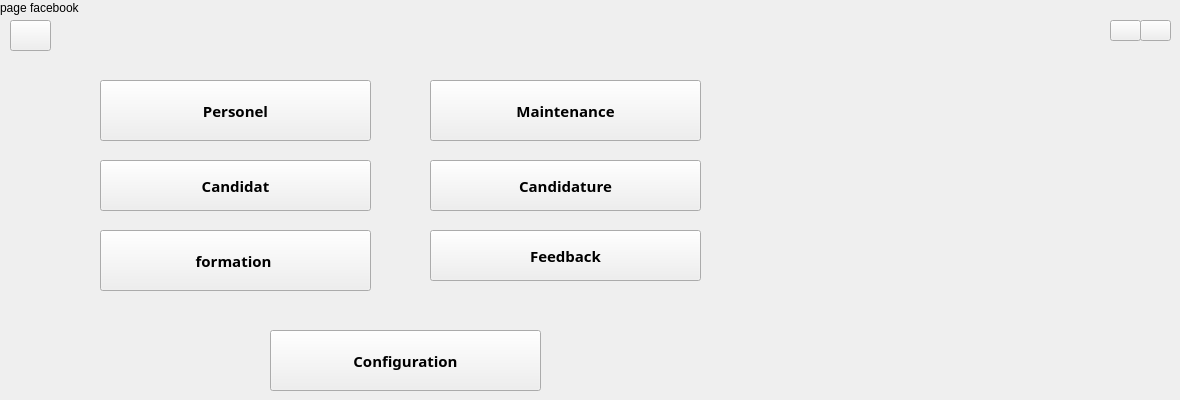
      <widget class="QWidget" name="page">
       <property name="styleSheet">
        <string notr="true"/>
       </property>
       <widget class="QPushButton" name="pushButton">
        <property name="geometry">
         <rect>
          <x>100</x>
          <y>230</y>
          <width>271</width>
          <height>61</height>
         </rect>
        </property>
        <property name="font">
         <font>
          <family>Script MT Bold</family>
          <pointsize>11</pointsize>
          <weight>75</weight>
          <bold>true</bold>
         </font>
        </property>
        <property name="text">
         <string>formation </string>
        </property>
        <property name="icon">
         <iconset resource="img.qrc">
          <normaloff>:/For.png</normaloff>:/For.png</iconset>
        </property>
        <property name="iconSize">
         <size>
          <width>60</width>
          <height>50</height>
         </size>
        </property>
       </widget>
       <widget class="QPushButton" name="pushButton_2">
        <property name="geometry">
         <rect>
          <x>100</x>
          <y>80</y>
          <width>271</width>
          <height>61</height>
         </rect>
        </property>
        <property name="font">
         <font>
          <family>Script MT Bold</family>
          <pointsize>11</pointsize>
          <weight>75</weight>
          <bold>true</bold>
         </font>
        </property>
        <property name="focusPolicy">
         <enum>Qt::NoFocus</enum>
        </property>
        <property name="text">
         <string>Personel</string>
        </property>
        <property name="icon">
         <iconset resource="img.qrc">
          <normaloff>:/per.png</normaloff>:/per.png</iconset>
        </property>
        <property name="iconSize">
         <size>
          <width>60</width>
          <height>50</height>
         </size>
        </property>
       </widget>
       <widget class="QPushButton" name="pushButton_3">
        <property name="geometry">
         <rect>
          <x>430</x>
          <y>80</y>
          <width>271</width>
          <height>61</height>
         </rect>
        </property>
        <property name="font">
         <font>
          <family>Script MT Bold</family>
          <pointsize>11</pointsize>
          <weight>75</weight>
          <bold>true</bold>
         </font>
        </property>
        <property name="styleSheet">
         <string notr="true"/>
        </property>
        <property name="text">
         <string>Maintenance</string>
        </property>
        <property name="icon">
         <iconset resource="img.qrc">
          <normaloff>:/maint.png</normaloff>:/maint.png</iconset>
        </property>
        <property name="iconSize">
         <size>
          <width>50</width>
          <height>50</height>
         </size>
        </property>
       </widget>
       <widget class="QPushButton" name="close">
        <property name="geometry">
         <rect>
          <x>1140</x>
          <y>20</y>
          <width>31</width>
          <height>21</height>
         </rect>
        </property>
        <property name="styleSheet">
         <string notr="true"/>
        </property>
        <property name="text">
         <string/>
        </property>
        <property name="icon">
         <iconset resource="img.qrc">
          <normaloff>:/quitter.png</normaloff>:/quitter.png</iconset>
        </property>
       </widget>
       <widget class="QPushButton" name="pushButton_11">
        <property name="geometry">
         <rect>
          <x>1110</x>
          <y>20</y>
          <width>31</width>
          <height>21</height>
         </rect>
        </property>
        <property name="styleSheet">
         <string notr="true"/>
        </property>
        <property name="text">
         <string/>
        </property>
        <property name="icon">
         <iconset resource="img.qrc">
          <normaloff>:/diconnexion.png</normaloff>:/diconnexion.png</iconset>
        </property>
       </widget>
       <widget class="QPushButton" name="pushButton_12">
        <property name="geometry">
         <rect>
          <x>100</x>
          <y>160</y>
          <width>271</width>
          <height>51</height>
         </rect>
        </property>
        <property name="font">
         <font>
          <family>Script MT Bold</family>
          <pointsize>11</pointsize>
          <weight>75</weight>
          <bold>true</bold>
         </font>
        </property>
        <property name="text">
         <string>Candidat</string>
        </property>
        <property name="icon">
         <iconset resource="img.qrc">
          <normaloff>:/candidat.png</normaloff>:/candidat.png</iconset>
        </property>
        <property name="iconSize">
         <size>
          <width>40</width>
          <height>39</height>
         </size>
        </property>
       </widget>
       <widget class="QPushButton" name="configuration">
        <property name="geometry">
         <rect>
          <x>270</x>
          <y>330</y>
          <width>271</width>
          <height>61</height>
         </rect>
        </property>
        <property name="font">
         <font>
          <family>Script MT Bold</family>
          <pointsize>11</pointsize>
          <weight>75</weight>
          <bold>true</bold>
         </font>
        </property>
        <property name="text">
         <string>Configuration</string>
        </property>
        <property name="icon">
         <iconset resource="img.qrc">
          <normaloff>:/canfiguration.png</normaloff>:/canfiguration.png</iconset>
        </property>
        <property name="iconSize">
         <size>
          <width>60</width>
          <height>50</height>
         </size>
        </property>
       </widget>
       <widget class="QPushButton" name="pushButton_14">
        <property name="geometry">
         <rect>
          <x>10</x>
          <y>20</y>
          <width>41</width>
          <height>31</height>
         </rect>
        </property>
        <property name="text">
         <string/>
        </property>
        <property name="icon">
         <iconset resource="img.qrc">
          <normaloff>:/dacebook.png</normaloff>:/dacebook.png</iconset>
        </property>
        <property name="iconSize">
         <size>
          <width>40</width>
          <height>38</height>
         </size>
        </property>
       </widget>
       <widget class="QLabel" name="label_3">
        <property name="geometry">
         <rect>
          <x>0</x>
          <y>0</y>
          <width>81</width>
          <height>16</height>
         </rect>
        </property>
        <property name="text">
         <string>page facebook</string>
        </property>
       </widget>
       <widget class="QPushButton" name="pushButton_17">
        <property name="geometry">
         <rect>
          <x>430</x>
          <y>230</y>
          <width>271</width>
          <height>51</height>
         </rect>
        </property>
        <property name="font">
         <font>
          <family>Script MT Bold</family>
          <pointsize>11</pointsize>
          <weight>75</weight>
          <bold>true</bold>
         </font>
        </property>
        <property name="text">
         <string>Feedback</string>
        </property>
        <property name="icon">
         <iconset resource="img.qrc">
          <normaloff>:/feedb.png</normaloff>:/feedb.png</iconset>
        </property>
        <property name="iconSize">
         <size>
          <width>40</width>
          <height>50</height>
         </size>
        </property>
       </widget>
       <widget class="QPushButton" name="pushButton_18">
        <property name="geometry">
         <rect>
          <x>430</x>
          <y>160</y>
          <width>271</width>
          <height>51</height>
         </rect>
        </property>
        <property name="font">
         <font>
          <family>Script MT Bold</family>
          <pointsize>11</pointsize>
          <weight>75</weight>
          <bold>true</bold>
         </font>
        </property>
        <property name="text">
         <string>Candidature</string>
        </property>
        <property name="icon">
         <iconset resource="img.qrc">
          <normaloff>:/candidature.png</normaloff>:/candidature.png</iconset>
        </property>
        <property name="iconSize">
         <size>
          <width>40</width>
          <height>50</height>
         </size>
        </property>
       </widget>
      </widget>
